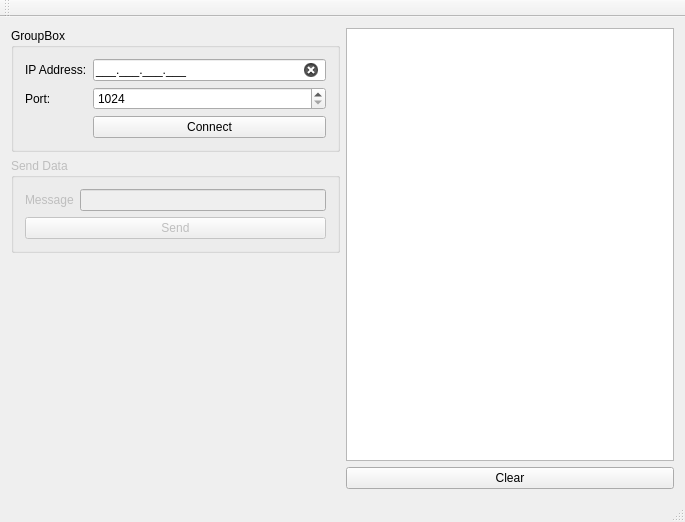
<?xml version="1.0" encoding="UTF-8"?>
<ui version="4.0">
 <class>ClientTCPClass</class>
 <widget class="QMainWindow" name="ClientTCPClass">
  <property name="geometry">
   <rect>
    <x>0</x>
    <y>0</y>
    <width>685</width>
    <height>522</height>
   </rect>
  </property>
  <property name="windowTitle">
   <string>ClientTCP</string>
  </property>
  <property name="styleSheet">
   <string notr="true">#lnIPAddress[state = &quot;0&quot;]{
	background-color: rgb(255, 0, 0);

}
#lnIPAddress[state = &quot;1&quot;]{
	background-color: rgb(85, 255, 127);

}

</string>
  </property>
  <widget class="QWidget" name="centralWidget">
   <layout class="QHBoxLayout" name="horizontalLayout">
    <item>
     <layout class="QVBoxLayout" name="verticalLayout_2">
      <item>
       <widget class="QGroupBox" name="groupBox">
        <property name="title">
         <string>GroupBox</string>
        </property>
        <layout class="QFormLayout" name="formLayout">
         <item row="0" column="0">
          <widget class="QLabel" name="label">
           <property name="text">
            <string>IP Address:</string>
           </property>
          </widget>
         </item>
         <item row="0" column="1">
          <widget class="QLineEdit" name="lnIPAddress">
           <property name="inputMask">
            <string>000.000.000.000;_</string>
           </property>
           <property name="clearButtonEnabled">
            <bool>true</bool>
           </property>
           <property name="state" stdset="0">
            <string/>
           </property>
          </widget>
         </item>
         <item row="1" column="0">
          <widget class="QLabel" name="label_2">
           <property name="text">
            <string>Port:</string>
           </property>
          </widget>
         </item>
         <item row="1" column="1">
          <widget class="QSpinBox" name="spnPort">
           <property name="minimum">
            <number>1024</number>
           </property>
           <property name="maximum">
            <number>65535</number>
           </property>
          </widget>
         </item>
         <item row="2" column="1">
          <widget class="QPushButton" name="btnConnect">
           <property name="text">
            <string>Connect</string>
           </property>
          </widget>
         </item>
        </layout>
       </widget>
      </item>
      <item>
       <widget class="QGroupBox" name="grpSendData">
        <property name="enabled">
         <bool>false</bool>
        </property>
        <property name="title">
         <string>Send Data</string>
        </property>
        <layout class="QFormLayout" name="formLayout_2">
         <item row="0" column="0">
          <widget class="QLabel" name="label_3">
           <property name="text">
            <string>Message</string>
           </property>
          </widget>
         </item>
         <item row="0" column="1">
          <widget class="QLineEdit" name="lnMessage">
           <property name="inputMask">
            <string/>
           </property>
           <property name="clearButtonEnabled">
            <bool>true</bool>
           </property>
           <property name="state" stdset="0">
            <string/>
           </property>
          </widget>
         </item>
         <item row="1" column="0" colspan="2">
          <widget class="QPushButton" name="btnSend">
           <property name="text">
            <string>Send</string>
           </property>
          </widget>
         </item>
        </layout>
       </widget>
      </item>
      <item>
       <spacer name="verticalSpacer">
        <property name="orientation">
         <enum>Qt::Vertical</enum>
        </property>
        <property name="sizeHint" stdset="0">
         <size>
          <width>20</width>
          <height>40</height>
         </size>
        </property>
       </spacer>
      </item>
     </layout>
    </item>
    <item>
     <layout class="QVBoxLayout" name="verticalLayout">
      <item>
       <widget class="QListWidget" name="lstConsole"/>
      </item>
      <item>
       <widget class="QPushButton" name="btnClear">
        <property name="text">
         <string>Clear</string>
        </property>
       </widget>
      </item>
     </layout>
    </item>
   </layout>
  </widget>
  <widget class="QMenuBar" name="menuBar">
   <property name="geometry">
    <rect>
     <x>0</x>
     <y>0</y>
     <width>685</width>
     <height>22</height>
    </rect>
   </property>
  </widget>
  <widget class="QToolBar" name="mainToolBar">
   <attribute name="toolBarArea">
    <enum>TopToolBarArea</enum>
   </attribute>
   <attribute name="toolBarBreak">
    <bool>false</bool>
   </attribute>
  </widget>
  <widget class="QStatusBar" name="statusBar"/>
 </widget>
 <layoutdefault spacing="6" margin="11"/>
 <resources>
  <include location="ClientTCP.qrc"/>
 </resources>
 <connections/>
</ui>
